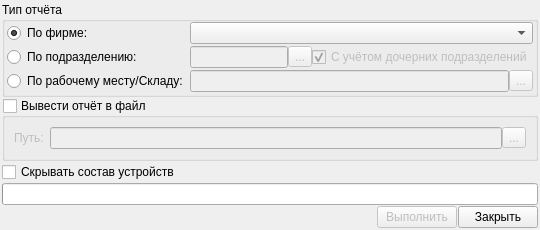
<?xml version="1.0" encoding="UTF-8"?>
<ui version="4.0">
 <class>InventoryReport</class>
 <widget class="QWidget" name="InventoryReport">
  <property name="geometry">
   <rect>
    <x>0</x>
    <y>0</y>
    <width>540</width>
    <height>215</height>
   </rect>
  </property>
  <property name="windowTitle">
   <string>Отчёт инвентаризация</string>
  </property>
  <layout class="QVBoxLayout" name="verticalLayout_3">
   <property name="spacing">
    <number>1</number>
   </property>
   <property name="leftMargin">
    <number>2</number>
   </property>
   <property name="topMargin">
    <number>2</number>
   </property>
   <property name="rightMargin">
    <number>2</number>
   </property>
   <property name="bottomMargin">
    <number>2</number>
   </property>
   <item>
    <widget class="QGroupBox" name="groupBox">
     <property name="enabled">
      <bool>true</bool>
     </property>
     <property name="title">
      <string>Тип отчёта</string>
     </property>
     <layout class="QGridLayout" name="gridLayout">
      <property name="leftMargin">
       <number>2</number>
      </property>
      <property name="topMargin">
       <number>0</number>
      </property>
      <property name="rightMargin">
       <number>2</number>
      </property>
      <property name="bottomMargin">
       <number>2</number>
      </property>
      <property name="spacing">
       <number>2</number>
      </property>
      <item row="0" column="2">
       <widget class="QComboBox" name="firm"/>
      </item>
      <item row="0" column="0" colspan="2">
       <widget class="QRadioButton" name="isFirm">
        <property name="text">
         <string>По фирме:</string>
        </property>
        <property name="checked">
         <bool>true</bool>
        </property>
       </widget>
      </item>
      <item row="1" column="0" colspan="2">
       <widget class="QRadioButton" name="isDep">
        <property name="text">
         <string>По подразделению:</string>
        </property>
       </widget>
      </item>
      <item row="2" column="0" colspan="2">
       <widget class="QRadioButton" name="isWP">
        <property name="text">
         <string>По рабочему месту/Складу:</string>
        </property>
       </widget>
      </item>
      <item row="2" column="2">
       <layout class="QHBoxLayout" name="horizontalLayout_5">
        <property name="spacing">
         <number>0</number>
        </property>
        <item>
         <widget class="QLineEdit" name="wpName">
          <property name="enabled">
           <bool>false</bool>
          </property>
          <property name="readOnly">
           <bool>true</bool>
          </property>
         </widget>
        </item>
        <item>
         <widget class="QToolButton" name="selectWPButton">
          <property name="enabled">
           <bool>false</bool>
          </property>
          <property name="text">
           <string>...</string>
          </property>
         </widget>
        </item>
       </layout>
      </item>
      <item row="1" column="2">
       <layout class="QHBoxLayout" name="horizontalLayout_3">
        <property name="spacing">
         <number>0</number>
        </property>
        <item>
         <widget class="QLineEdit" name="depName">
          <property name="enabled">
           <bool>false</bool>
          </property>
          <property name="readOnly">
           <bool>true</bool>
          </property>
         </widget>
        </item>
        <item>
         <widget class="QToolButton" name="selectDepButton">
          <property name="enabled">
           <bool>false</bool>
          </property>
          <property name="text">
           <string>...</string>
          </property>
         </widget>
        </item>
        <item>
         <widget class="QCheckBox" name="givenSubDep">
          <property name="enabled">
           <bool>false</bool>
          </property>
          <property name="text">
           <string>С учётом дочерних подразделений</string>
          </property>
          <property name="checked">
           <bool>true</bool>
          </property>
         </widget>
        </item>
       </layout>
      </item>
     </layout>
    </widget>
   </item>
   <item>
    <widget class="QGroupBox" name="groupBox_2">
     <property name="title">
      <string>Вывести отчёт в файл</string>
     </property>
     <property name="checkable">
      <bool>true</bool>
     </property>
     <property name="checked">
      <bool>false</bool>
     </property>
     <layout class="QVBoxLayout" name="verticalLayout">
      <item>
       <layout class="QHBoxLayout" name="horizontalLayout_6">
        <item>
         <widget class="QLabel" name="label_2">
          <property name="text">
           <string>Путь:</string>
          </property>
         </widget>
        </item>
        <item>
         <layout class="QHBoxLayout" name="horizontalLayout_4">
          <property name="spacing">
           <number>0</number>
          </property>
          <item>
           <widget class="QLineEdit" name="fileName">
            <property name="readOnly">
             <bool>false</bool>
            </property>
           </widget>
          </item>
          <item>
           <widget class="QToolButton" name="selectFileForSave">
            <property name="text">
             <string>...</string>
            </property>
           </widget>
          </item>
         </layout>
        </item>
       </layout>
      </item>
     </layout>
    </widget>
   </item>
   <item>
    <widget class="QCheckBox" name="hideComposition">
     <property name="text">
      <string>Скрывать состав устройств</string>
     </property>
    </widget>
   </item>
   <item>
    <widget class="QProgressBar" name="progressBar">
     <property name="maximum">
      <number>100</number>
     </property>
     <property name="value">
      <number>-1</number>
     </property>
     <property name="textVisible">
      <bool>false</bool>
     </property>
     <property name="orientation">
      <enum>Qt::Horizontal</enum>
     </property>
     <property name="invertedAppearance">
      <bool>false</bool>
     </property>
     <property name="textDirection">
      <enum>QProgressBar::TopToBottom</enum>
     </property>
    </widget>
   </item>
   <item>
    <layout class="QHBoxLayout" name="horizontalLayout">
     <item>
      <widget class="QLabel" name="progressText">
       <property name="text">
        <string/>
       </property>
      </widget>
     </item>
     <item>
      <spacer name="horizontalSpacer">
       <property name="orientation">
        <enum>Qt::Horizontal</enum>
       </property>
       <property name="sizeHint" stdset="0">
        <size>
         <width>40</width>
         <height>20</height>
        </size>
       </property>
      </spacer>
     </item>
     <item>
      <widget class="QPushButton" name="createButton">
       <property name="enabled">
        <bool>false</bool>
       </property>
       <property name="text">
        <string>Выполнить</string>
       </property>
       <property name="icon">
        <iconset resource="../icons.qrc">
         <normaloff>:/16x16/apply/ico/apply_16x16.png</normaloff>:/16x16/apply/ico/apply_16x16.png</iconset>
       </property>
      </widget>
     </item>
     <item>
      <widget class="QPushButton" name="closeButton">
       <property name="text">
        <string>Закрыть</string>
       </property>
       <property name="icon">
        <iconset resource="../icons.qrc">
         <normaloff>:/16x16/cancelDel/ico/button_cancel_16x16 (1).png</normaloff>:/16x16/cancelDel/ico/button_cancel_16x16 (1).png</iconset>
       </property>
      </widget>
     </item>
    </layout>
   </item>
   <item>
    <spacer name="verticalSpacer">
     <property name="orientation">
      <enum>Qt::Vertical</enum>
     </property>
     <property name="sizeHint" stdset="0">
      <size>
       <width>20</width>
       <height>40</height>
      </size>
     </property>
    </spacer>
   </item>
  </layout>
 </widget>
 <resources>
  <include location="../icons.qrc"/>
 </resources>
 <connections>
  <connection>
   <sender>isFirm</sender>
   <signal>clicked(bool)</signal>
   <receiver>firm</receiver>
   <slot>setEnabled(bool)</slot>
   <hints>
    <hint type="sourcelabel">
     <x>89</x>
     <y>39</y>
    </hint>
    <hint type="destinationlabel">
     <x>520</x>
     <y>39</y>
    </hint>
   </hints>
  </connection>
  <connection>
   <sender>isFirm</sender>
   <signal>clicked(bool)</signal>
   <receiver>depName</receiver>
   <slot>setDisabled(bool)</slot>
   <hints>
    <hint type="sourcelabel">
     <x>130</x>
     <y>39</y>
    </hint>
    <hint type="destinationlabel">
     <x>454</x>
     <y>64</y>
    </hint>
   </hints>
  </connection>
  <connection>
   <sender>isFirm</sender>
   <signal>clicked(bool)</signal>
   <receiver>wpName</receiver>
   <slot>setDisabled(bool)</slot>
   <hints>
    <hint type="sourcelabel">
     <x>116</x>
     <y>39</y>
    </hint>
    <hint type="destinationlabel">
     <x>457</x>
     <y>140</y>
    </hint>
   </hints>
  </connection>
  <connection>
   <sender>isFirm</sender>
   <signal>clicked(bool)</signal>
   <receiver>selectDepButton</receiver>
   <slot>setDisabled(bool)</slot>
   <hints>
    <hint type="sourcelabel">
     <x>92</x>
     <y>39</y>
    </hint>
    <hint type="destinationlabel">
     <x>520</x>
     <y>66</y>
    </hint>
   </hints>
  </connection>
  <connection>
   <sender>isFirm</sender>
   <signal>clicked(bool)</signal>
   <receiver>selectWPButton</receiver>
   <slot>setDisabled(bool)</slot>
   <hints>
    <hint type="sourcelabel">
     <x>100</x>
     <y>39</y>
    </hint>
    <hint type="destinationlabel">
     <x>520</x>
     <y>142</y>
    </hint>
   </hints>
  </connection>
  <connection>
   <sender>isDep</sender>
   <signal>clicked(bool)</signal>
   <receiver>firm</receiver>
   <slot>setDisabled(bool)</slot>
   <hints>
    <hint type="sourcelabel">
     <x>73</x>
     <y>64</y>
    </hint>
    <hint type="destinationlabel">
     <x>462</x>
     <y>39</y>
    </hint>
   </hints>
  </connection>
  <connection>
   <sender>isDep</sender>
   <signal>clicked(bool)</signal>
   <receiver>depName</receiver>
   <slot>setEnabled(bool)</slot>
   <hints>
    <hint type="sourcelabel">
     <x>172</x>
     <y>64</y>
    </hint>
    <hint type="destinationlabel">
     <x>458</x>
     <y>64</y>
    </hint>
   </hints>
  </connection>
  <connection>
   <sender>isDep</sender>
   <signal>clicked(bool)</signal>
   <receiver>selectDepButton</receiver>
   <slot>setEnabled(bool)</slot>
   <hints>
    <hint type="sourcelabel">
     <x>122</x>
     <y>64</y>
    </hint>
    <hint type="destinationlabel">
     <x>520</x>
     <y>66</y>
    </hint>
   </hints>
  </connection>
  <connection>
   <sender>isDep</sender>
   <signal>clicked(bool)</signal>
   <receiver>wpName</receiver>
   <slot>setDisabled(bool)</slot>
   <hints>
    <hint type="sourcelabel">
     <x>109</x>
     <y>64</y>
    </hint>
    <hint type="destinationlabel">
     <x>454</x>
     <y>140</y>
    </hint>
   </hints>
  </connection>
  <connection>
   <sender>isDep</sender>
   <signal>clicked(bool)</signal>
   <receiver>selectWPButton</receiver>
   <slot>setDisabled(bool)</slot>
   <hints>
    <hint type="sourcelabel">
     <x>85</x>
     <y>64</y>
    </hint>
    <hint type="destinationlabel">
     <x>520</x>
     <y>142</y>
    </hint>
   </hints>
  </connection>
  <connection>
   <sender>isWP</sender>
   <signal>clicked(bool)</signal>
   <receiver>firm</receiver>
   <slot>setDisabled(bool)</slot>
   <hints>
    <hint type="sourcelabel">
     <x>109</x>
     <y>140</y>
    </hint>
    <hint type="destinationlabel">
     <x>455</x>
     <y>39</y>
    </hint>
   </hints>
  </connection>
  <connection>
   <sender>isWP</sender>
   <signal>clicked(bool)</signal>
   <receiver>depName</receiver>
   <slot>setDisabled(bool)</slot>
   <hints>
    <hint type="sourcelabel">
     <x>147</x>
     <y>140</y>
    </hint>
    <hint type="destinationlabel">
     <x>454</x>
     <y>64</y>
    </hint>
   </hints>
  </connection>
  <connection>
   <sender>isWP</sender>
   <signal>clicked(bool)</signal>
   <receiver>selectDepButton</receiver>
   <slot>setDisabled(bool)</slot>
   <hints>
    <hint type="sourcelabel">
     <x>178</x>
     <y>140</y>
    </hint>
    <hint type="destinationlabel">
     <x>520</x>
     <y>66</y>
    </hint>
   </hints>
  </connection>
  <connection>
   <sender>isWP</sender>
   <signal>clicked(bool)</signal>
   <receiver>wpName</receiver>
   <slot>setEnabled(bool)</slot>
   <hints>
    <hint type="sourcelabel">
     <x>203</x>
     <y>140</y>
    </hint>
    <hint type="destinationlabel">
     <x>448</x>
     <y>140</y>
    </hint>
   </hints>
  </connection>
  <connection>
   <sender>isWP</sender>
   <signal>clicked(bool)</signal>
   <receiver>selectWPButton</receiver>
   <slot>setEnabled(bool)</slot>
   <hints>
    <hint type="sourcelabel">
     <x>208</x>
     <y>140</y>
    </hint>
    <hint type="destinationlabel">
     <x>520</x>
     <y>142</y>
    </hint>
   </hints>
  </connection>
  <connection>
   <sender>isDep</sender>
   <signal>clicked(bool)</signal>
   <receiver>givenSubDep</receiver>
   <slot>setEnabled(bool)</slot>
   <hints>
    <hint type="sourcelabel">
     <x>87</x>
     <y>48</y>
    </hint>
    <hint type="destinationlabel">
     <x>432</x>
     <y>48</y>
    </hint>
   </hints>
  </connection>
  <connection>
   <sender>isWP</sender>
   <signal>clicked(bool)</signal>
   <receiver>givenSubDep</receiver>
   <slot>setDisabled(bool)</slot>
   <hints>
    <hint type="sourcelabel">
     <x>87</x>
     <y>72</y>
    </hint>
    <hint type="destinationlabel">
     <x>432</x>
     <y>48</y>
    </hint>
   </hints>
  </connection>
  <connection>
   <sender>isFirm</sender>
   <signal>clicked(bool)</signal>
   <receiver>givenSubDep</receiver>
   <slot>setDisabled(bool)</slot>
   <hints>
    <hint type="sourcelabel">
     <x>87</x>
     <y>25</y>
    </hint>
    <hint type="destinationlabel">
     <x>432</x>
     <y>48</y>
    </hint>
   </hints>
  </connection>
 </connections>
</ui>
